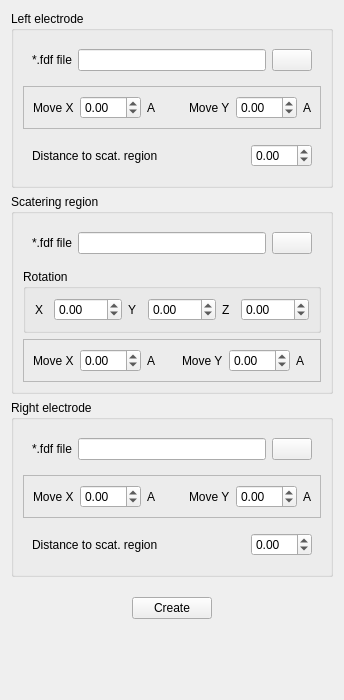
              <widget class="QWidget" name="page_22">
               <property name="enabled">
                <bool>true</bool>
               </property>
               <property name="geometry">
                <rect>
                 <x>0</x>
                 <y>0</y>
                 <width>344</width>
                 <height>700</height>
                </rect>
               </property>
               <attribute name="label">
                <string>Model with electrodes</string>
               </attribute>
               <layout class="QVBoxLayout" name="verticalLayout_32">
                <item>
                 <widget class="QGroupBox" name="groupBox_13">
                  <property name="enabled">
                   <bool>true</bool>
                  </property>
                  <property name="title">
                   <string>Left electrode</string>
                  </property>
                  <layout class="QVBoxLayout" name="verticalLayout_34">
                   <item>
                    <widget class="QFrame" name="frame_42">
                     <property name="enabled">
                      <bool>true</bool>
                     </property>
                     <property name="frameShape">
                      <enum>QFrame::NoFrame</enum>
                     </property>
                     <property name="frameShadow">
                      <enum>QFrame::Raised</enum>
                     </property>
                     <layout class="QHBoxLayout" name="horizontalLayout_39">
                      <item>
                       <widget class="QLabel" name="label_37">
                        <property name="enabled">
                         <bool>true</bool>
                        </property>
                        <property name="text">
                         <string>*.fdf file</string>
                        </property>
                       </widget>
                      </item>
                      <item>
                       <widget class="QLineEdit" name="FormActionsPreLeftElectrode">
                        <property name="readOnly">
                         <bool>true</bool>
                        </property>
                       </widget>
                      </item>
                      <item>
                       <widget class="QPushButton" name="FormActionsPreButSelectLeftElectrode">
                        <property name="text">
                         <string/>
                        </property>
                       </widget>
                      </item>
                     </layout>
                    </widget>
                   </item>
                   <item>
                    <widget class="QFrame" name="frame_103">
                     <property name="minimumSize">
                      <size>
                       <width>0</width>
                       <height>0</height>
                      </size>
                     </property>
                     <property name="frameShape">
                      <enum>QFrame::StyledPanel</enum>
                     </property>
                     <property name="frameShadow">
                      <enum>QFrame::Raised</enum>
                     </property>
                     <layout class="QHBoxLayout" name="horizontalLayout_107">
                      <item>
                       <widget class="QLabel" name="label_63">
                        <property name="text">
                         <string>Move X</string>
                        </property>
                       </widget>
                      </item>
                      <item>
                       <widget class="QDoubleSpinBox" name="FormActionsPreMoveLeftElectrodeX">
                        <property name="locale">
                         <locale language="English" country="UnitedStates"/>
                        </property>
                        <property name="minimum">
                         <double>-99.000000000000000</double>
                        </property>
                       </widget>
                      </item>
                      <item>
                       <widget class="QLabel" name="label_65">
                        <property name="text">
                         <string>A</string>
                        </property>
                       </widget>
                      </item>
                      <item>
                       <spacer name="horizontalSpacer_51">
                        <property name="orientation">
                         <enum>Qt::Horizontal</enum>
                        </property>
                        <property name="sizeHint" stdset="0">
                         <size>
                          <width>55</width>
                          <height>20</height>
                         </size>
                        </property>
                       </spacer>
                      </item>
                      <item>
                       <widget class="QLabel" name="label_64">
                        <property name="text">
                         <string>Move Y</string>
                        </property>
                       </widget>
                      </item>
                      <item>
                       <widget class="QDoubleSpinBox" name="FormActionsPreMoveLeftElectrodeY">
                        <property name="locale">
                         <locale language="English" country="UnitedStates"/>
                        </property>
                        <property name="minimum">
                         <double>-99.000000000000000</double>
                        </property>
                       </widget>
                      </item>
                      <item>
                       <widget class="QLabel" name="label_66">
                        <property name="text">
                         <string>A</string>
                        </property>
                       </widget>
                      </item>
                     </layout>
                    </widget>
                   </item>
                   <item>
                    <widget class="QFrame" name="frame_45">
                     <property name="enabled">
                      <bool>true</bool>
                     </property>
                     <property name="minimumSize">
                      <size>
                       <width>0</width>
                       <height>0</height>
                      </size>
                     </property>
                     <property name="frameShape">
                      <enum>QFrame::NoFrame</enum>
                     </property>
                     <property name="frameShadow">
                      <enum>QFrame::Raised</enum>
                     </property>
                     <layout class="QHBoxLayout" name="horizontalLayout_38">
                      <item>
                       <widget class="QLabel" name="label_41">
                        <property name="enabled">
                         <bool>true</bool>
                        </property>
                        <property name="text">
                         <string>Distance to scat. region</string>
                        </property>
                       </widget>
                      </item>
                      <item>
                       <spacer name="horizontalSpacer_19">
                        <property name="orientation">
                         <enum>Qt::Horizontal</enum>
                        </property>
                        <property name="sizeHint" stdset="0">
                         <size>
                          <width>40</width>
                          <height>20</height>
                         </size>
                        </property>
                       </spacer>
                      </item>
                      <item>
                       <widget class="QDoubleSpinBox" name="FormActionsPreSpinLeftElectrodeDist">
                        <property name="locale">
                         <locale language="English" country="UnitedStates"/>
                        </property>
                        <property name="minimum">
                         <double>-99.000000000000000</double>
                        </property>
                       </widget>
                      </item>
                     </layout>
                    </widget>
                   </item>
                  </layout>
                 </widget>
                </item>
                <item>
                 <widget class="QGroupBox" name="groupBox_14">
                  <property name="enabled">
                   <bool>true</bool>
                  </property>
                  <property name="title">
                   <string>Scatering region</string>
                  </property>
                  <layout class="QVBoxLayout" name="verticalLayout_33">
                   <item>
                    <widget class="QFrame" name="frame_37">
                     <property name="frameShape">
                      <enum>QFrame::NoFrame</enum>
                     </property>
                     <property name="frameShadow">
                      <enum>QFrame::Raised</enum>
                     </property>
                     <layout class="QHBoxLayout" name="horizontalLayout_36">
                      <item>
                       <widget class="QLabel" name="label_38">
                        <property name="text">
                         <string>*.fdf file</string>
                        </property>
                       </widget>
                      </item>
                      <item>
                       <widget class="QLineEdit" name="FormActionsPreScatRegion">
                        <property name="readOnly">
                         <bool>true</bool>
                        </property>
                       </widget>
                      </item>
                      <item>
                       <widget class="QPushButton" name="FormActionsPreButSelectScatRegione">
                        <property name="text">
                         <string/>
                        </property>
                       </widget>
                      </item>
                     </layout>
                    </widget>
                   </item>
                   <item>
                    <widget class="QGroupBox" name="groupBox_36">
                     <property name="minimumSize">
                      <size>
                       <width>0</width>
                       <height>0</height>
                      </size>
                     </property>
                     <property name="title">
                      <string>Rotation</string>
                     </property>
                     <layout class="QHBoxLayout" name="horizontalLayout_140">
                      <item>
                       <widget class="QLabel" name="label_78">
                        <property name="text">
                         <string>X</string>
                        </property>
                       </widget>
                      </item>
                      <item>
                       <widget class="QDoubleSpinBox" name="FormActionsPreSpinScatRotX">
                        <property name="locale">
                         <locale language="English" country="UnitedStates"/>
                        </property>
                        <property name="minimum">
                         <double>-360.000000000000000</double>
                        </property>
                        <property name="maximum">
                         <double>360.000000000000000</double>
                        </property>
                       </widget>
                      </item>
                      <item>
                       <widget class="QLabel" name="label_79">
                        <property name="text">
                         <string>Y</string>
                        </property>
                       </widget>
                      </item>
                      <item>
                       <widget class="QDoubleSpinBox" name="FormActionsPreSpinScatRotY">
                        <property name="locale">
                         <locale language="English" country="UnitedStates"/>
                        </property>
                        <property name="minimum">
                         <double>-360.000000000000000</double>
                        </property>
                        <property name="maximum">
                         <double>360.000000000000000</double>
                        </property>
                       </widget>
                      </item>
                      <item>
                       <widget class="QLabel" name="label_80">
                        <property name="text">
                         <string>Z</string>
                        </property>
                       </widget>
                      </item>
                      <item>
                       <widget class="QDoubleSpinBox" name="FormActionsPreSpinScatRotZ">
                        <property name="locale">
                         <locale language="English" country="UnitedStates"/>
                        </property>
                        <property name="minimum">
                         <double>-360.000000000000000</double>
                        </property>
                        <property name="maximum">
                         <double>360.000000000000000</double>
                        </property>
                       </widget>
                      </item>
                     </layout>
                    </widget>
                   </item>
                   <item>
                    <widget class="QFrame" name="frame_104">
                     <property name="minimumSize">
                      <size>
                       <width>0</width>
                       <height>0</height>
                      </size>
                     </property>
                     <property name="frameShape">
                      <enum>QFrame::StyledPanel</enum>
                     </property>
                     <property name="frameShadow">
                      <enum>QFrame::Raised</enum>
                     </property>
                     <layout class="QHBoxLayout" name="horizontalLayout_109">
                      <item>
                       <widget class="QLabel" name="label_73">
                        <property name="text">
                         <string>Move X</string>
                        </property>
                       </widget>
                      </item>
                      <item>
                       <widget class="QDoubleSpinBox" name="FormActionsPreMoveScatX">
                        <property name="locale">
                         <locale language="English" country="UnitedStates"/>
                        </property>
                        <property name="minimum">
                         <double>-99.000000000000000</double>
                        </property>
                       </widget>
                      </item>
                      <item>
                       <widget class="QLabel" name="label_71">
                        <property name="text">
                         <string>A</string>
                        </property>
                       </widget>
                      </item>
                      <item>
                       <spacer name="horizontalSpacer_75">
                        <property name="orientation">
                         <enum>Qt::Horizontal</enum>
                        </property>
                        <property name="sizeHint" stdset="0">
                         <size>
                          <width>52</width>
                          <height>20</height>
                         </size>
                        </property>
                       </spacer>
                      </item>
                      <item>
                       <widget class="QLabel" name="label_74">
                        <property name="text">
                         <string>Move Y</string>
                        </property>
                       </widget>
                      </item>
                      <item>
                       <widget class="QDoubleSpinBox" name="FormActionsPreMoveScatY">
                        <property name="locale">
                         <locale language="English" country="UnitedStates"/>
                        </property>
                        <property name="minimum">
                         <double>-99.000000000000000</double>
                        </property>
                       </widget>
                      </item>
                      <item>
                       <widget class="QLabel" name="label_72">
                        <property name="text">
                         <string>A</string>
                        </property>
                       </widget>
                      </item>
                      <item>
                       <spacer name="horizontalSpacer_74">
                        <property name="orientation">
                         <enum>Qt::Horizontal</enum>
                        </property>
                        <property name="sizeHint" stdset="0">
                         <size>
                          <width>37</width>
                          <height>20</height>
                         </size>
                        </property>
                       </spacer>
                      </item>
                     </layout>
                    </widget>
                   </item>
                  </layout>
                 </widget>
                </item>
                <item>
                 <widget class="QGroupBox" name="groupBox_19">
                  <property name="title">
                   <string>Right electrode</string>
                  </property>
                  <layout class="QVBoxLayout" name="verticalLayout_35">
                   <item>
                    <widget class="QFrame" name="frame_44">
                     <property name="frameShape">
                      <enum>QFrame::NoFrame</enum>
                     </property>
                     <property name="frameShadow">
                      <enum>QFrame::Raised</enum>
                     </property>
                     <layout class="QHBoxLayout" name="horizontalLayout_40">
                      <item>
                       <widget class="QLabel" name="label_39">
                        <property name="text">
                         <string>*.fdf file</string>
                        </property>
                       </widget>
                      </item>
                      <item>
                       <widget class="QLineEdit" name="FormActionsPreRightElectrode">
                        <property name="readOnly">
                         <bool>true</bool>
                        </property>
                       </widget>
                      </item>
                      <item>
                       <widget class="QPushButton" name="FormActionsPreButSelectRightElectrode">
                        <property name="text">
                         <string/>
                        </property>
                       </widget>
                      </item>
                     </layout>
                    </widget>
                   </item>
                   <item>
                    <widget class="QFrame" name="frame_105">
                     <property name="minimumSize">
                      <size>
                       <width>0</width>
                       <height>0</height>
                      </size>
                     </property>
                     <property name="frameShape">
                      <enum>QFrame::StyledPanel</enum>
                     </property>
                     <property name="frameShadow">
                      <enum>QFrame::Raised</enum>
                     </property>
                     <layout class="QHBoxLayout" name="horizontalLayout_108">
                      <item>
                       <widget class="QLabel" name="label_69">
                        <property name="text">
                         <string>Move X</string>
                        </property>
                       </widget>
                      </item>
                      <item>
                       <widget class="QDoubleSpinBox" name="FormActionsPreMoveRightElectrodeX">
                        <property name="locale">
                         <locale language="English" country="UnitedStates"/>
                        </property>
                        <property name="minimum">
                         <double>-99.000000000000000</double>
                        </property>
                       </widget>
                      </item>
                      <item>
                       <widget class="QLabel" name="label_67">
                        <property name="text">
                         <string>A</string>
                        </property>
                       </widget>
                      </item>
                      <item>
                       <spacer name="horizontalSpacer_53">
                        <property name="orientation">
                         <enum>Qt::Horizontal</enum>
                        </property>
                        <property name="sizeHint" stdset="0">
                         <size>
                          <width>52</width>
                          <height>20</height>
                         </size>
                        </property>
                       </spacer>
                      </item>
                      <item>
                       <widget class="QLabel" name="label_70">
                        <property name="text">
                         <string>Move Y</string>
                        </property>
                       </widget>
                      </item>
                      <item>
                       <widget class="QDoubleSpinBox" name="FormActionsPreMoveRightElectrodeY">
                        <property name="locale">
                         <locale language="English" country="UnitedStates"/>
                        </property>
                        <property name="minimum">
                         <double>-99.000000000000000</double>
                        </property>
                       </widget>
                      </item>
                      <item>
                       <widget class="QLabel" name="label_68">
                        <property name="text">
                         <string>A</string>
                        </property>
                       </widget>
                      </item>
                     </layout>
                    </widget>
                   </item>
                   <item>
                    <widget class="QFrame" name="frame_47">
                     <property name="minimumSize">
                      <size>
                       <width>0</width>
                       <height>0</height>
                      </size>
                     </property>
                     <property name="frameShape">
                      <enum>QFrame::NoFrame</enum>
                     </property>
                     <property name="frameShadow">
                      <enum>QFrame::Raised</enum>
                     </property>
                     <layout class="QHBoxLayout" name="horizontalLayout_41">
                      <item>
                       <widget class="QLabel" name="label_42">
                        <property name="text">
                         <string>Distance to scat. region</string>
                        </property>
                       </widget>
                      </item>
                      <item>
                       <spacer name="horizontalSpacer_20">
                        <property name="orientation">
                         <enum>Qt::Horizontal</enum>
                        </property>
                        <property name="sizeHint" stdset="0">
                         <size>
                          <width>40</width>
                          <height>20</height>
                         </size>
                        </property>
                       </spacer>
                      </item>
                      <item>
                       <widget class="QDoubleSpinBox" name="FormActionsPreSpinRightElectrodeDist">
                        <property name="locale">
                         <locale language="English" country="UnitedStates"/>
                        </property>
                        <property name="minimum">
                         <double>-99.000000000000000</double>
                        </property>
                       </widget>
                      </item>
                     </layout>
                    </widget>
                   </item>
                  </layout>
                 </widget>
                </item>
                <item>
                 <widget class="QFrame" name="frame_43">
                  <property name="minimumSize">
                   <size>
                    <width>0</width>
                    <height>50</height>
                   </size>
                  </property>
                  <property name="frameShape">
                   <enum>QFrame::NoFrame</enum>
                  </property>
                  <property name="frameShadow">
                   <enum>QFrame::Raised</enum>
                  </property>
                  <layout class="QHBoxLayout" name="horizontalLayout_37">
                   <item>
                    <spacer name="horizontalSpacer_14">
                     <property name="orientation">
                      <enum>Qt::Horizontal</enum>
                     </property>
                     <property name="sizeHint" stdset="0">
                      <size>
                       <width>93</width>
                       <height>20</height>
                      </size>
                     </property>
                    </spacer>
                   </item>
                   <item>
                    <widget class="QPushButton" name="FormActionsPreButCreateModelWithElectrodes">
                     <property name="text">
                      <string>Create</string>
                     </property>
                    </widget>
                   </item>
                   <item>
                    <spacer name="horizontalSpacer_17">
                     <property name="orientation">
                      <enum>Qt::Horizontal</enum>
                     </property>
                     <property name="sizeHint" stdset="0">
                      <size>
                       <width>92</width>
                       <height>20</height>
                      </size>
                     </property>
                    </spacer>
                   </item>
                  </layout>
                 </widget>
                </item>
                <item>
                 <spacer name="verticalSpacer_2">
                  <property name="orientation">
                   <enum>Qt::Vertical</enum>
                  </property>
                  <property name="sizeHint" stdset="0">
                   <size>
                    <width>20</width>
                    <height>40</height>
                   </size>
                  </property>
                 </spacer>
                </item>
               </layout>
              </widget>
